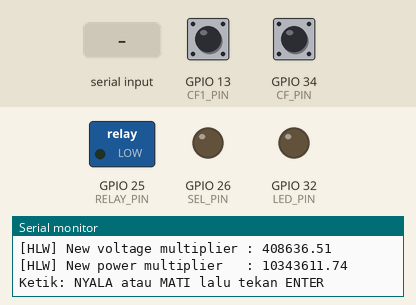
Simulated run of this program. Board: ESP32. Shown: switched loads named in the program (green lamp = pin HIGH), output pins drawn as LEDs (lit = HIGH), the last lines printed to the serial monitor. The test bench sets the inputs (shaded band); at power-on: GPIO 13 (CF1_PIN) HIGH, GPIO 34 (CF_PIN) HIGH.

Above: at 7.2 s.
7.3 s: "NYALA\n" received over Serial
At 8.5 s:
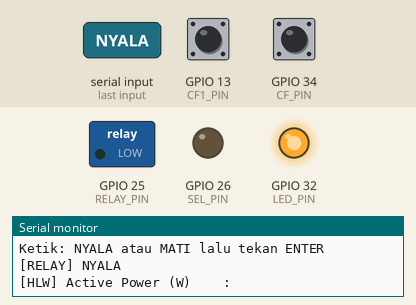
10.4 s: "MATI\n" received over Serial
At 12.1 s:
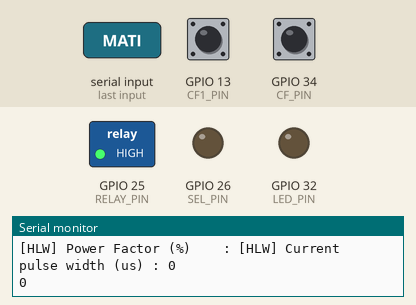
At 15.8 s:
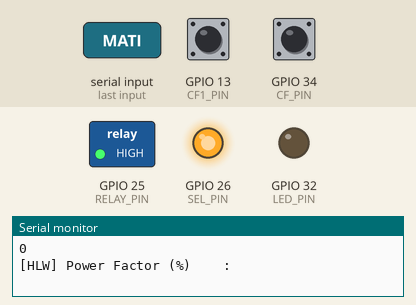
Timing chart, 0 to 22.1 s (numbered marks = the images above; inputs shaded):
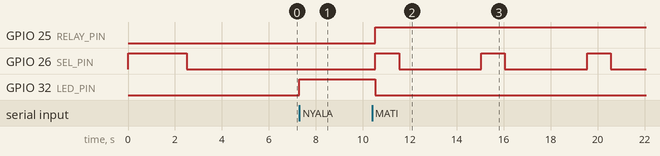

Measured:
- after the input at 7.3 s, GPIO 32 (LED_PIN): LOW → HIGH at once
- after the input at 10.4 s, GPIO 25 (RELAY_PIN): LOW → HIGH after 0.13 s; GPIO 32 (LED_PIN): HIGH → LOW after 0.13 s
- by itself, GPIO 26 (SEL_PIN): alternates HIGH for 1.0 s and LOW for 3.5 s

The program:

main.cpp
```cpp
#include <Arduino.h>
#include "HLW8012.h"


#define SERIAL_BAUDRATE 115200


// ================= GPIO =================
#define RELAY_PIN 25
#define SEL_PIN 26
#define CF1_PIN 13
#define CF_PIN 34
#define LED_PIN 32


// ================= HLW8012 CONFIG =================
#define UPDATE_TIME 2000        // ms
#define CURRENT_MODE HIGH


#define CURRENT_RESISTOR 0.001
#define VOLTAGE_RESISTOR_UPSTREAM (5 * 470000)  // 2280k
#define VOLTAGE_RESISTOR_DOWNSTREAM (1000)      // 1k


HLW8012 hlw8012;


// ================= SERIAL COMMAND =================
String serialCommand = "";


// ================= HELPER =================
void unblockingDelay(unsigned long mseconds) {
  unsigned long timeout = millis();
  while ((millis() - timeout) < mseconds) delay(1);
}


// ================= SERIAL HANDLER =================
void handleSerial() {
  while (Serial.available()) {
    char c = Serial.read();


    if (c == '\n' || c == '\r') {
      serialCommand.trim();
      serialCommand.toUpperCase();


      if (serialCommand == "NYALA") {
        digitalWrite(RELAY_PIN, LOW);
        digitalWrite(LED_PIN, HIGH);
        Serial.println("[RELAY] NYALA");
      }
      else if (serialCommand == "MATI") {
        digitalWrite(RELAY_PIN, HIGH);
        digitalWrite(LED_PIN, LOW);
        Serial.println("[RELAY] MATI");
      }
      else if (serialCommand.length() > 0) {
        Serial.println("[ERROR] Perintah tidak dikenal");
      }


      serialCommand = "";
    }
    else {
      serialCommand += c;
    }
  }
}


// ================= CALIBRATION (OPTIONAL) =================
void calibrate() {


  hlw8012.getActivePower();


  hlw8012.setMode(MODE_CURRENT);
  unblockingDelay(2000);
  hlw8012.getCurrent();


  hlw8012.setMode(MODE_VOLTAGE);
  unblockingDelay(2000);
  hlw8012.getVoltage();


  // Contoh beban: solder 70W / 230V
  hlw8012.expectedActivePower(60.0);
  hlw8012.expectedVoltage(220.0);
  hlw8012.expectedCurrent(60.0 / 220.0);


  Serial.print("[HLW] New current multiplier : ");
  Serial.println(hlw8012.getCurrentMultiplier());
  Serial.print("[HLW] New voltage multiplier : ");
  Serial.println(hlw8012.getVoltageMultiplier());
  Serial.print("[HLW] New power multiplier   : ");
  Serial.println(hlw8012.getPowerMultiplier());
  Serial.println();
}


// ================= SETUP =================
void setup() {

  Serial.begin(SERIAL_BAUDRATE);
  Serial.println();
  Serial.println("=== HLW8012 + Relay Serial Control ===");


  pinMode(RELAY_PIN, OUTPUT);
  pinMode(LED_PIN, OUTPUT);
  digitalWrite(RELAY_PIN, LOW);   // Relay default OFF
  digitalWrite(LED_PIN, LOW);   // LED default OFF


  hlw8012.begin(
    CF_PIN,
    CF1_PIN,
    SEL_PIN,
    CURRENT_MODE,
    false,
    500000
  );


  hlw8012.setResistors(
    CURRENT_RESISTOR,
    VOLTAGE_RESISTOR_UPSTREAM,
    VOLTAGE_RESISTOR_DOWNSTREAM
  );


  Serial.print("[HLW] Default current multiplier : ");
  Serial.println(hlw8012.getCurrentMultiplier());
  Serial.print("[HLW] Default voltage multiplier : ");
  Serial.println(hlw8012.getVoltageMultiplier());
  Serial.print("[HLW] Default power multiplier   : ");
  Serial.println(hlw8012.getPowerMultiplier());
  Serial.println();

  calibrate();

  Serial.println("Ketik: NYALA atau MATI lalu tekan ENTER");
}


// ================= LOOP =================
void loop() {


  handleSerial();


  static unsigned long last = millis();


  if ((millis() - last) > UPDATE_TIME) {


    last = millis();


    Serial.print("[HLW] Active Power (W)    : ");
    Serial.println(hlw8012.getActivePower());


    Serial.print("[HLW] Voltage (V)         : ");
    Serial.println(hlw8012.getVoltage());


    Serial.print("[HLW] Current (A)         : ");
    Serial.println(hlw8012.getCurrent());


    Serial.print("[HLW] Apparent Power (VA) : ");
    Serial.println(hlw8012.getApparentPower());


    Serial.print("[HLW] Power Factor (%)    : ");
    Serial.println((int)(100 * hlw8012.getPowerFactor()));


    Serial.println();


    hlw8012.toggleMode();
  }
}
```

HLW8012.h
```cpp
// (licence header left out)
#ifndef HLW8012_h
#define HLW8012_h

#include <Arduino.h>

// Internal voltage reference value
#define V_REF               2.43

// The factor of a 1mOhm resistor
// as per recomended circuit in datasheet
// A 1mOhm resistor allows a ~30A max measurement
#define R_CURRENT           0.001

// This is the factor of a voltage divider of 6x 470K upstream and 1k downstream
// as per recomended circuit in datasheet
#define R_VOLTAGE           2821

// Frequency of the HLW8012 internal clock
#define F_OSC               3579000

// Minimum delay between selecting a mode and reading a sample
#define READING_INTERVAL    3000

// Maximum pulse with in microseconds
// If longer than this pulse width is reset to 0
// This value is purely experimental.
// Higher values allow for a better precission but reduce sampling rate
// and response speed to change
// Lower values increase sampling rate but reduce precission
// Values below 0.5s are not recommended since current and voltage output
// will have no time to stabilise
#define PULSE_TIMEOUT       2000000

// Define ICACHE_RAM_ATTR for non Espressif platforms
#ifndef ICACHE_RAM_ATTR
#define ICACHE_RAM_ATTR
#endif

// CF1 mode
typedef enum {
    MODE_CURRENT,
    MODE_VOLTAGE
} hlw8012_mode_t;

class HLW8012 {

    public:

        void cf_interrupt();
        void cf1_interrupt();

        void begin(
            unsigned char cf_pin,
            unsigned char cf1_pin,
            unsigned char sel_pin,
            unsigned char currentWhen = HIGH,
            bool use_interrupts = true,
            unsigned long pulse_timeout = PULSE_TIMEOUT);

        void setMode(hlw8012_mode_t mode);
        hlw8012_mode_t getMode();
        hlw8012_mode_t toggleMode();

        double getCurrent();
        unsigned int getVoltage();
        unsigned int getActivePower();
        unsigned int getApparentPower();
        double getPowerFactor();
        unsigned int getReactivePower();
        unsigned long getEnergy(); //in Ws
        void resetEnergy();

        void setResistors(double current, double voltage_upstream, double voltage_downstream);

        void expectedCurrent(double current);
        void expectedVoltage(unsigned int current);
        void expectedActivePower(unsigned int power);

        double getCurrentMultiplier() { return _current_multiplier; };
        double getVoltageMultiplier() { return _voltage_multiplier; };
        double getPowerMultiplier() { return _power_multiplier; };

        void setCurrentMultiplier(double current_multiplier) { _current_multiplier = current_multiplier; };
        void setVoltageMultiplier(double voltage_multiplier) { _voltage_multiplier = voltage_multiplier; };
        void setPowerMultiplier(double power_multiplier) { _power_multiplier = power_multiplier; };
        void resetMultipliers();

    private:

        unsigned char _cf_pin;
        unsigned char _cf1_pin;
        unsigned char _sel_pin;

        double _current_resistor = R_CURRENT;
        double _voltage_resistor = R_VOLTAGE;

        double _current_multiplier; // Unit: us/A
        double _voltage_multiplier; // Unit: us/V
        double _power_multiplier;   // Unit: us/W

        unsigned long _pulse_timeout = PULSE_TIMEOUT;    //Unit: us
        volatile unsigned long _voltage_pulse_width = 0; //Unit: us
        volatile unsigned long _current_pulse_width = 0; //Unit: us
        volatile unsigned long _power_pulse_width = 0;   //Unit: us
        volatile unsigned long _pulse_count = 0;

        double _current = 0;
        unsigned int _voltage = 0;
        unsigned int _power = 0;

        unsigned char _current_mode = HIGH;
        volatile unsigned char _mode;

        bool _use_interrupts = true;
        volatile unsigned long _last_cf_interrupt = 0;
        volatile unsigned long _last_cf1_interrupt = 0;
        volatile unsigned long _first_cf1_interrupt = 0;

        void _checkCFSignal();
        void _checkCF1Signal();
        void _calculateDefaultMultipliers();

};

#endif
```

HLW8012.cpp
```cpp
// (licence header left out)
#include <Arduino.h>
#include "HLW8012.h"

void HLW8012::begin(
    unsigned char cf_pin,
    unsigned char cf1_pin,
    unsigned char sel_pin,
    unsigned char currentWhen,
    bool use_interrupts,
    unsigned long pulse_timeout
    ) {

    _cf_pin = cf_pin;
    _cf1_pin = cf1_pin;
    _sel_pin = sel_pin;
    _current_mode = currentWhen;
    _use_interrupts = use_interrupts;
    _pulse_timeout = pulse_timeout;

    pinMode(_cf_pin, INPUT_PULLUP);
    pinMode(_cf1_pin, INPUT_PULLUP);
    pinMode(_sel_pin, OUTPUT);

    _calculateDefaultMultipliers();

    _mode = _current_mode;
    digitalWrite(_sel_pin, _mode);


}

void HLW8012::setMode(hlw8012_mode_t mode) {
    _mode = (mode == MODE_CURRENT) ? _current_mode : 1 - _current_mode;
    digitalWrite(_sel_pin, _mode);
    if (_use_interrupts) {
        _last_cf1_interrupt = _first_cf1_interrupt = micros();
    }
}

hlw8012_mode_t HLW8012::getMode() {
    return (_mode == _current_mode) ? MODE_CURRENT : MODE_VOLTAGE;
}

hlw8012_mode_t HLW8012::toggleMode() {
    hlw8012_mode_t new_mode = getMode() == MODE_CURRENT ? MODE_VOLTAGE : MODE_CURRENT;
    setMode(new_mode);
    return new_mode;
}

double HLW8012::getCurrent() {

    // Power measurements are more sensitive to switch offs,
    // so we first check if power is 0 to set _current to 0 too
    if (_power == 0) {
        _current_pulse_width = 0;

    } else if (_use_interrupts) {
        _checkCF1Signal();

    } else if (_mode == _current_mode) {
        _current_pulse_width = pulseIn(_cf1_pin, HIGH, _pulse_timeout);
    }
    Serial.print("[HLW] Current pulse width (us) : ");
    Serial.println(_current_pulse_width);

    _current = (_current_pulse_width > 0) ? _current_multiplier / _current_pulse_width / 2 : 0;
    return _current;

}

unsigned int HLW8012::getVoltage() {
    if (_use_interrupts) {
        _checkCF1Signal();
    } else if (_mode != _current_mode) {
        _voltage_pulse_width = pulseIn(_cf1_pin, HIGH, _pulse_timeout);
    }
    _voltage = (_voltage_pulse_width > 0) ? _voltage_multiplier / _voltage_pulse_width / 2 : 0;
    return _voltage;
}

unsigned int HLW8012::getActivePower() {
    if (_use_interrupts) {
        _checkCFSignal();
    } else {
        _power_pulse_width = pulseIn(_cf_pin, HIGH, _pulse_timeout);
    }
    _power = (_power_pulse_width > 0) ? _power_multiplier / _power_pulse_width / 2 : 0;
    return _power;
}

unsigned int HLW8012::getApparentPower() {
    double current = getCurrent();
    unsigned int voltage = getVoltage();
    return voltage * current;
}

unsigned int HLW8012::getReactivePower() {
    unsigned int active = getActivePower();
    unsigned int apparent = getApparentPower();
    if (apparent > active) {
        return sqrt(apparent * apparent - active * active);
    } else {
        return 0;
    }
}

double HLW8012::getPowerFactor() {
    unsigned int active = getActivePower();
    unsigned int apparent = getApparentPower();
    if (active > apparent) return 1;
    if (apparent == 0) return 0;
    return (double) active / apparent;
}

unsigned long HLW8012::getEnergy() {

    // Counting pulses only works in IRQ mode
    if (!_use_interrupts) return 0;

    /*
    Pulse count is directly proportional to energy:
    P = m*f (m=power multiplier, f = Frequency)
    f = N/t (N=pulse count, t = time)
    E = P*t = m*N  (E=energy)
    */
    return _pulse_count * _power_multiplier / 1000000. / 2;

}

void HLW8012::resetEnergy() {
    _pulse_count = 0;
}

void HLW8012::expectedCurrent(double value) {
    if (_current == 0) getCurrent();
    if (_current > 0) _current_multiplier *= (value / _current);
}

void HLW8012::expectedVoltage(unsigned int value) {
    if (_voltage == 0) getVoltage();
    if (_voltage > 0) _voltage_multiplier *= ((double) value / _voltage);
}

void HLW8012::expectedActivePower(unsigned int value) {
    if (_power == 0) getActivePower();
    if (_power > 0) _power_multiplier *= ((double) value / _power);
}

void HLW8012::resetMultipliers() {
    _calculateDefaultMultipliers();
}

void HLW8012::setResistors(double current, double voltage_upstream, double voltage_downstream) {
    if (voltage_downstream > 0) {
        _current_resistor = current;
        _voltage_resistor = (voltage_upstream + voltage_downstream) / voltage_downstream;
        _calculateDefaultMultipliers();
    }
}

void ICACHE_RAM_ATTR HLW8012::cf_interrupt() {
    unsigned long now = micros();
    _power_pulse_width = now - _last_cf_interrupt;
    _last_cf_interrupt = now;
    _pulse_count++;
}

void ICACHE_RAM_ATTR HLW8012::cf1_interrupt() {

    unsigned long now = micros();

    if ((now - _first_cf1_interrupt) > _pulse_timeout) {

        unsigned long pulse_width;

        if (_last_cf1_interrupt == _first_cf1_interrupt) {
            pulse_width = 0;
        } else {
            pulse_width = now - _last_cf1_interrupt;
        }

        if (_mode == _current_mode) {
            _current_pulse_width = pulse_width;
        } else {
            _voltage_pulse_width = pulse_width;
        }

        _mode = 1 - _mode;
        digitalWrite(_sel_pin, _mode);
        _first_cf1_interrupt = now;

    }

    _last_cf1_interrupt = now;

}

void HLW8012::_checkCFSignal() {
    if ((micros() - _last_cf_interrupt) > _pulse_timeout) _power_pulse_width = 0;
}

void HLW8012::_checkCF1Signal() {
    if ((micros() - _last_cf1_interrupt) > _pulse_timeout) {
        if (_mode == _current_mode) {
            _current_pulse_width = 0;
        } else {
            _voltage_pulse_width = 0;
        }
        toggleMode();
    }
}

// These are the multipliers for current, voltage and power as per datasheet
// These values divided by output period (in useconds) give the actual value
// For power a frequency of 1Hz means around 12W
// For current a frequency of 1Hz means around 15mA
// For voltage a frequency of 1Hz means around 0.5V
void HLW8012::_calculateDefaultMultipliers() {
    _current_multiplier = ( 1000000.0 * 512 * V_REF / _current_resistor / 24.0 / F_OSC );
    _voltage_multiplier = ( 1000000.0 * 512 * V_REF * _voltage_resistor / 2.0 / F_OSC );
    _power_multiplier = ( 1000000.0 * 128 * V_REF * V_REF * _voltage_resistor / _current_resistor / 48.0 / F_OSC );
}
```
